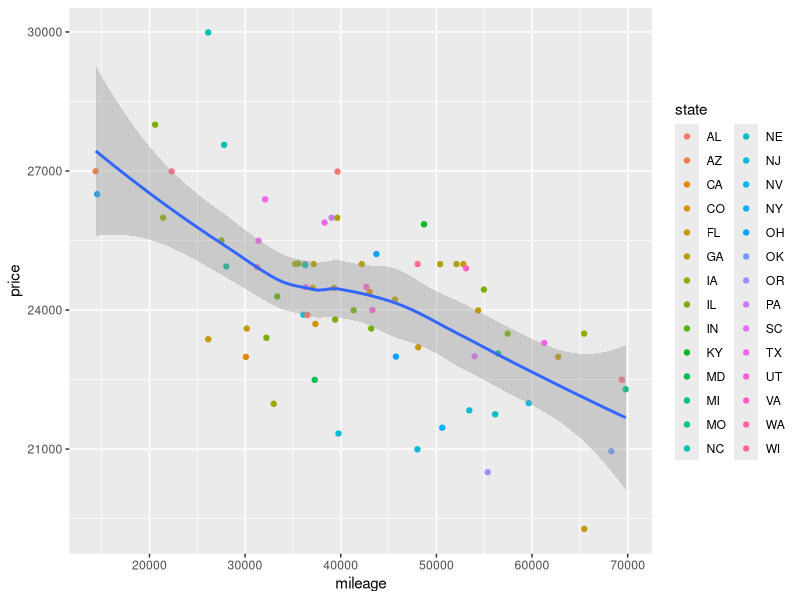
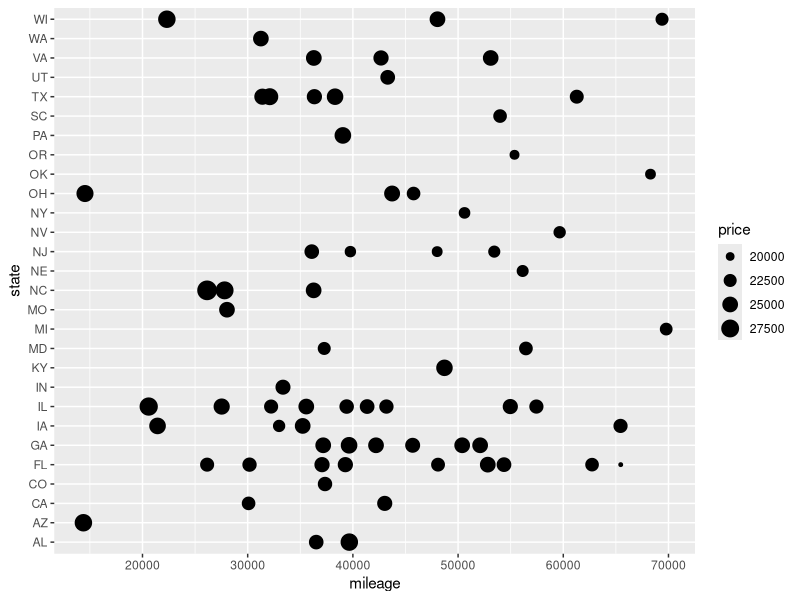
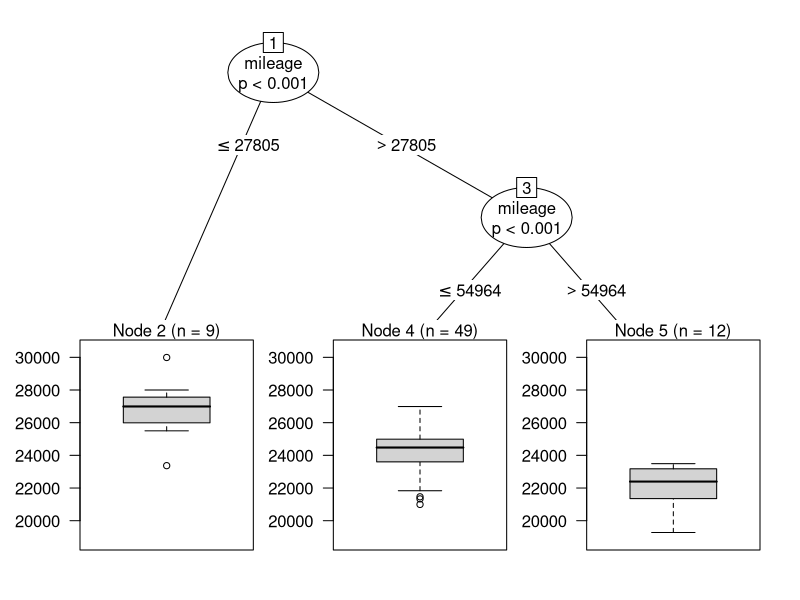

Here is the R script that generated these plots, in order:
library(ggplot2)
library(stringr)
library(party)
# Setting the directory - set it to  yours
#setwd("<Location of where your files are. Make sure that the script and data files are in the same directory>")

# Note: be careful if you use Excel to read and save as a tab delimited text file. Ensure that 
# MS Excel does not add empty fields to each record.
pol <- read.csv("cardata.txt", header = TRUE, sep = "\t") # Now, read the data
pol$state <- str_sub(pol$location, -2, -1) # Extract the state, in case it comes in useful
pol$state <- as.factor(pol$state)          # Make the state a factor, to regress on it
pol$location <- NULL
# The exploratory plot
ggplot(data=pol, aes(mileage, price)) + geom_point(aes(color=state)) +
  geom_smooth()

# Another exploratory plot, to see if there is a correlation between the mileage and the state
ggplot(data=pol, aes(mileage, state)) + geom_point(aes(size=price))
# Evidently not.

# Now, a linear regression model
mileageStateLinearModel <- glm(data=pol, formula = price ~ mileage + state)

# Prediction from the linear model
myCar <- data.frame(45000, 0, "CA") # 45K miles was my closest guess
names(myCar) <- names(pol)
levels(myCar) <- levels(pol)
predict(mileageStateLinearModel, newdata = myCar)
# Predicted value = 23122.47

# Now, a decision tree model since we want to see if the states determined the price
mileageStateDecisionTreeModel <- ctree(data=pol, formula = price ~ mileage + state)
plot(mileageStateDecisionTreeModel)
# Apparently the state is not as important as the mileage

# Alternate Linear model, since the decision tree illustrated dependence only on mileage, 
# though it may not have caught it the way the linear regression seemingly did.
mileageStateLinearModel <- glm(data=pol, formula = price ~ mileage)

# Prediction from the alternate linear model
myCar <- data.frame(45000, 0, "CA")
names(myCar) <- names(pol)
levels(myCar) <- levels(pol)
predict(mileageStateLinearModel, newdata = myCar)
 # Predicted value = 23969.09
